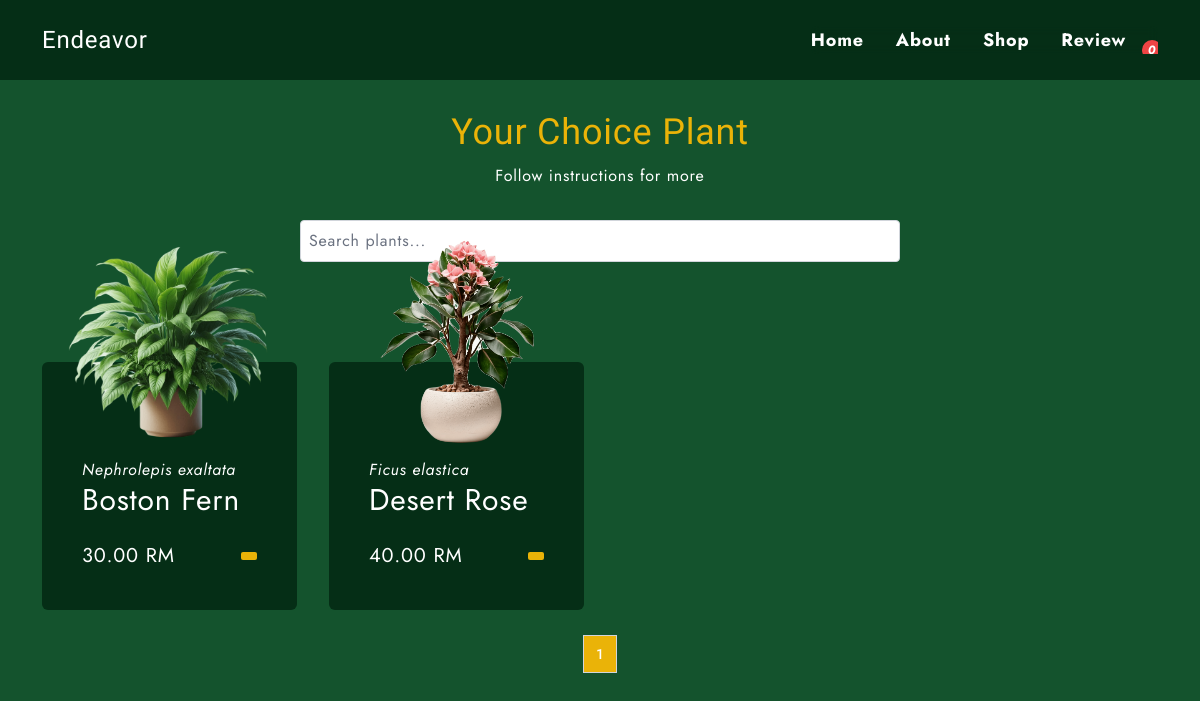
Page /shop/ on the earlier database version.
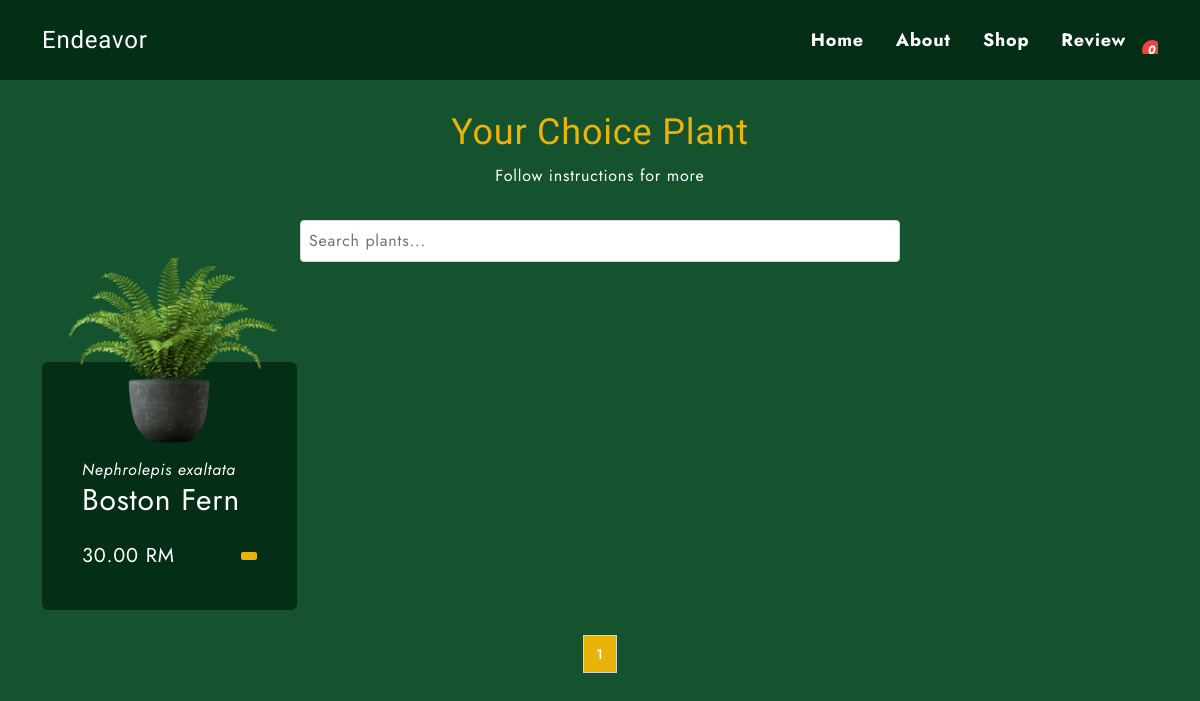
Same page on the later database version.
### home/models.py (models this page shows, shortened)
class Plant(models.Model):
    scientific_name = models.CharField(max_length=255)
    common_name = models.CharField(max_length=255)
    image = models.ImageField(upload_to='plants/')
    price = models.DecimalField(max_digits=10, decimal_places=2)
    rating = models.DecimalField(max_digits=2, decimal_places=1, default=0.0)

### home/views.py (the view)
# urls.py: path('shop/', views.shop_view, name='shop'),
def shop_view(request: HttpRequest):
    plant_list = Plant.objects.all()
    paginator = Paginator(plant_list, 4)  # Show 10 plants per page
    page_number = request.GET.get('page')
    page_obj = paginator.get_page(page_number)
    context = {
        'plants': page_obj,
        'page_obj': page_obj,
        'current_path': request.path,
    }
    return render(request, 'include/plants.html', context)

### templates/include/plants.html (shortened to what this page needs)
{% extends "base.html" %}
{% block content %}
<section class="bg-green-900">
    <div class="flex flex-col items-center gap-3 text-center mb-10 md:mb-20">
        <h2 class="title">Your Choice Plant</h2>
        <p class="max-w-2xl">Follow instructions for more</p>
        {% if current_path == '/shop/' %}
        <div class="w-full flex justify-center my-5">
            <input type="text" placeholder="Search plants..." class="w-1/2 p-2 border border-gray-300 rounded">
        </div>
        {% endif %}
    </div>
    <div class="container w-full grid grid-cols-1 gap-x-8 gap-y-36 md:grid-cols-2 lg:grid-cols-3 xl:grid-cols-4">
        {% for plant in plants %}
        <div class="card bg-green-950 p-10 pt-24 rounded-md relative">
            <img class="w-56 absolute -top-5 left-1/2 transform -translate-x-1/2 -translate-y-1/2 duration-500" src="{{ plant.image.url }}" alt="{{ plant.common_name }}">
            <p class="italic">{{ plant.scientific_name }}</p>
            <h3>{{ plant.common_name }}</h3>
            <div class="text-yellow-500 text-xs py-3">
            </div>
            <div class="flex items-center justify-between">
                <p class="text-xl">{{ plant.price }} RM</p>
                <button class="bg-yellow-500 px-2 py-1 rounded-sm text-xl add-to-cart" data-plant-id="{{ plant.id }}">
                </button>
            </div>
        </div>
        {% endfor %}
    </div>
    {% if current_path == '/shop/' %}
    <div class="flex justify-center mt-8">
        <nav aria-label="Page navigation">
            <ul class="inline-flex items-center -space-x-px">
                {% for num in page_obj.paginator.page_range %}
                <li>
                    <a href="?page={{ num }}" class="px-3 py-2 mx-1 text-sm font-medium border border-gray-300 {% if page_obj.number == num %}bg-yellow-500 text-white{% else %}bg-white text-gray-900{% endif %} hover:bg-gray-100 hover:text-yellow-500">
                        {{ num }}
                    </a>
                </li>
                {% endfor %}
            </ul>
        </nav>
    </div>
    {% endif %}
</section>
{% endblock %}

### templates/base.html (shortened to what this page needs)
{% load static tailwind_tags %}
<!DOCTYPE html>
<html lang="en">
<head>
    {% tailwind_css %}
    <link rel='stylesheet' href='https://cdn-uicons.flaticon.com/2.6.0/uicons-regular-rounded/css/uicons-regular-rounded.css'>
    <link rel='stylesheet' href='https://cdn-uicons.flaticon.com/2.6.0/uicons-brands/css/uicons-brands.css'>
    <link rel='stylesheet' href='https://cdn-uicons.flaticon.com/2.6.0/uicons-solid-chubby/css/uicons-solid-chubby.css'>
    <link
  rel="stylesheet"
  href="https://cdn.jsdelivr.net/npm/swiper@11/swiper-bundle.min.css"
/>
</head>
<body class="">
    {% include "include/home/header.html" %}
    <main>
        {% block content %}{% endblock %}
    </main>
</body>
</html>

### templates/include/home/header.html (shortened to what this page needs)
{% load static %}
<header id="navbar" class="bg-green-950 fixed w-full top-0 left-0 z-50">
    <nav class="container flex items-center justify-between h-16 sm:h-20">
        <div class="font-Lobster sm:text-2xl">Endeavor</div>
        <div id="nav-menu"
            class="absolute top-0 left-[-100%] min-h[80vh] w-full bg-gray-950/8 backdrop-blur-sm flex items-center justify-center duration-300 overflow-hidden lg:static lg:min-h-fit lg:w-auto">
            <ul class="flex flex-col items-center gap-8 lg:flex-row">
                <li><a href="{% url 'home' %}" class="nav-link">Home</a></li>
                <li><a href="{% url 'about' %}" class="nav-link">About</a></li>
                <li><a href="{% url 'shop' %}" class="nav-link">Shop</a></li>
                <li><a href="#review" class="nav-link">Review</a></li>
                <li>
                    <a href="{% url 'cart' %}" class="nav-link">
                        <i class="fi fi-rr-shopping-cart relative">
                            <span id="cart-badge" class="absolute -top-0 -left-4 bg-red-500 rounded-full w-5 h-5 text-xs flex items-center justify-center">0</span>
                        </i>
                    </a>
                </li>
            </ul>
        </div>
    </nav>
</header>

Differences in the rows shown:
removed Plant: image (picture), scientific_name "Ficus elastica", common_name "Desert Rose", price "40.00"
changed Plant "Boston Fern": image: a different picture
